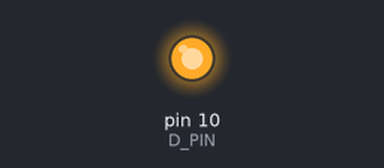
The sketch below on a simulated Arduino Uno, built with avr-gcc and run on an emulated ATmega328P. Shown: output pins drawn as LEDs (lit = HIGH).

Above: at 1.0 s.
At 3.0 s:
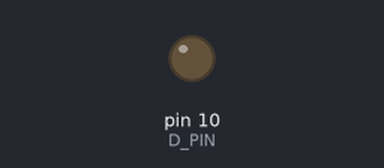
Timing chart, 0 to 5.2 s (numbered marks = the images above):
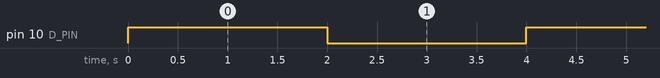

Measured:
- by itself, pin 10 (D_PIN): alternates HIGH for 2.0 s and LOW for 2.0 s

The sketch:

FlashLED.ino
```cpp
// (licence header left out)
#define D_PIN 10

void setup() {
  pinMode(D_PIN, OUTPUT);
}

void loop() {
  digitalWrite(D_PIN, HIGH);
  delay(2000);
  digitalWrite(D_PIN, LOW);
  delay(2000);
}

// Vim modeline
// vim: set ts=2 sw=2 sts=2 et:
```
